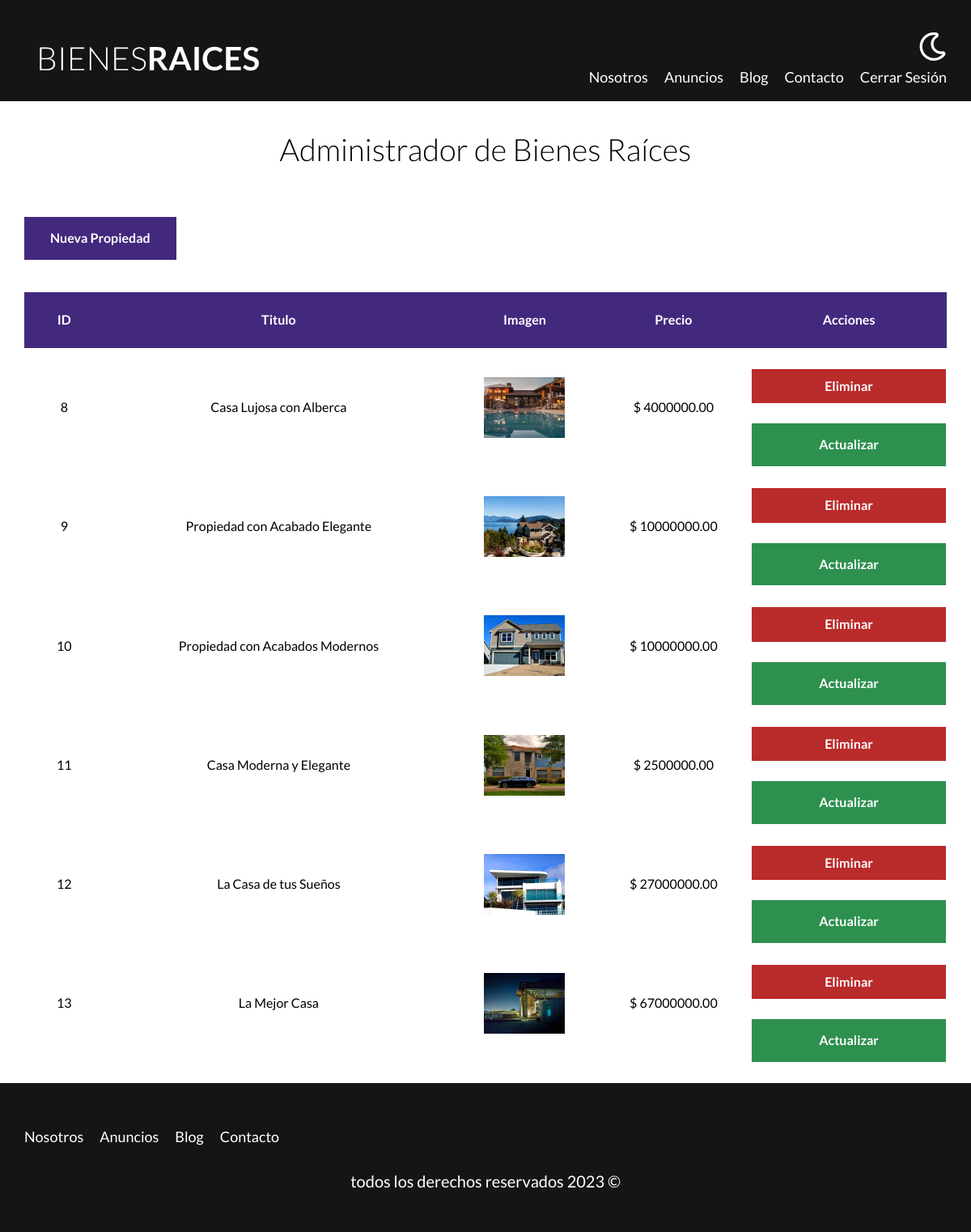
The page /admin (signed in) on the database its author committed.
### tables this page shows
CREATE TABLE `propiedades` (
  `id` int NOT NULL AUTO_INCREMENT,
  `nombre` varchar(45) DEFAULT NULL,
  `precio` decimal(10,2) DEFAULT NULL,
  `imagen` varchar(200) DEFAULT NULL,
  `descripcion` longtext,
  `habitaciones` int DEFAULT NULL,
  `wc` int DEFAULT NULL,
  `estacionamiento` int DEFAULT NULL,
  `creado` date DEFAULT NULL,
  `vendedores_id` int NOT NULL,
  PRIMARY KEY (`id`),
  KEY `fk_propiedades_vendedores_idx` (`vendedores_id`),
  CONSTRAINT `fk_propiedades_vendedores` FOREIGN KEY (`vendedores_id`) REFERENCES `vendedores` (`id`)
);

### admin/index.php (the view, shortened to what this page needs)
<?php
    $db = connectDB();
    $query = "SELECT * FROM propiedades";
    $queryResult = mysqli_query($db, $query);
?>
    <main class="container section">
        <h1>Administrador de Bienes Raíces</h1>
        <a href="/admin/properties/create.php" class="btn btn-purple">Nueva Propiedad</a>
            <table class="table-properties">
                <thead>
                    <tr>
                        <th>ID</th>
                        <th>Titulo</th>
                        <th>Imagen</th>
                        <th>Precio</th>
                        <th>Acciones</th>
                    </tr>
                </thead>
                <tbody>
                    <?php while($property = mysqli_fetch_assoc($queryResult)): ?>
                        <tr>
                            <td><?php echo $property['id']; ?></td>
                            <td><?php echo $property['nombre']; ?></td>
                            <td> <img src="/img/<?php echo $property['imagen']; ?>" class="table-image"></td>
                            <td>$ <?php echo $property['precio']; ?></td>
                            <td>
                                <form method="POST" class="w-100">
                                    <input type="submit" class="btn-red-block" value="Eliminar">
                                </form>
                                <a class="btn-green-block" href="/admin/properties/update.php?id=<?php echo $property['id'] ?>">Actualizar</a>
                            </td>
                        </tr>
                    <?php endwhile; ?>
                </tbody>
            </table>
    </main>

### build/css/app.css (style rules this page uses)
html { -webkit-text-size-adjust:100%;line-height:1.15 }
body { margin:0 }
main { display:block }
h1 { font-size:2em;margin:.67em 0 }
a { background-color:transparent }
img { border-style:none }
button,input,optgroup,select,textarea { font-family:inherit;font-size:100%;line-height:1.15;margin:0 }
button,input { overflow:visible }
[type=button],[type=reset],[type=submit],button { -webkit-appearance:button }
html { box-sizing:border-box;font-size:62.5% }
*,:after,:before { box-sizing:inherit }
body { font-family:Lato,sans-serif;font-size:1.6rem;line-height:1.8 }
.container { margin:0 auto;max-width:120rem;width:95% }
a { text-decoration:none }
img,picture { display:block;width:100% }
h1,h2,h3 { font-family:Lato,sans-serif;font-weight:300;margin:2.5rem 0;text-align:center }
h1 { font-size:3.8rem }
.section { margin-bottom:2.5rem;margin-top:2.5rem }
.w-100 { width:100% }
.btn-purple { background-color:#42297d;border:.2rem solid transparent;color:#fff;display:inline-block;font-weight:700;margin-top:2.5rem;padding:1rem 3rem;text-align:center;text-decoration:none;text-transform:capitalize }
.btn-red-block { background-color:#ba2b2b;border:.2rem solid transparent;color:#fff;display:block;font-weight:700;margin-top:2.5rem;padding:1rem 3rem;text-align:center;text-decoration:none;text-transform:capitalize;width:100% }
.btn-green-block { background-color:#2d904e;border:.2rem solid transparent;color:#fff;display:block;font-weight:700;margin-top:2.5rem;padding:1rem 3rem;text-align:center;text-decoration:none;text-transform:capitalize }
table.table-properties { border-spacing:0;margin-top:4rem;text-align:center;width:100% }
table.table-properties thead { background-color:#42297d }
table.table-properties thead th { color:#fff;padding:2rem }
table.table-properties .table-image { margin:0 auto;width:10rem }

### rows shown on the page
propiedades: id "8", nombre "Casa Lujosa con Alberca", imagen (picture), precio "4000000.00"
propiedades: id "9", nombre "Propiedad con Acabado Elegante", imagen (picture), precio "10000000.00"
propiedades: id "10", nombre "Propiedad con Acabados Modernos", imagen (picture), precio "10000000.00"
propiedades: id "11", nombre "Casa Moderna y Elegante", imagen (picture), precio "2500000.00"
propiedades: id "12", nombre "La Casa de tus Sueños", imagen (picture), precio "27000000.00"
propiedades: id "13", nombre "La Mejor Casa", imagen (picture), precio "67000000.00"
